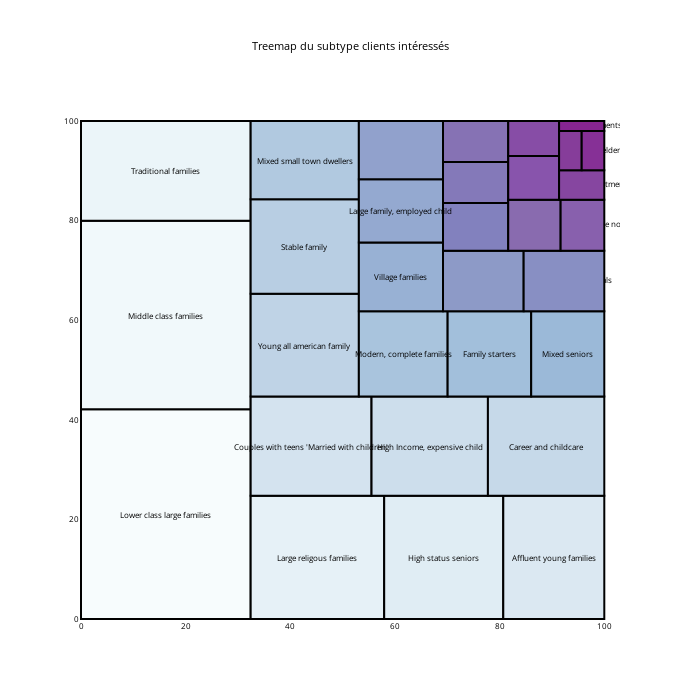

Here is the notebook cell this chart was saved with:
### Code cell
freq = pd.DataFrame(yes['Customer Subtype'].value_counts().reset_index())
freq.columns = ['name', 'freq']

x = 0.
y = 0.
width = 100.
height = 100.

values = freq.freq

normed = squarify.normalize_sizes(values, width, height)
rects = squarify.squarify(normed, x, y, width, height)

bupu = cl.scales['9']['seq']['BuPu']
bupu = cl.interp( bupu, 38 )
cl.to_rgb( bupu )

shapes = []
annotations = []
counter = 0
i = 0
for r in rects:
    shapes.append( 
        dict(
            type = 'rect', 
            x0 = r['x'], 
            y0 = r['y'], 
            x1 = r['x']+r['dx'], 
            y1 = r['y']+r['dy'],
            line = dict( width = 2 ),
            fillcolor = bupu[i]
        ) 
    )
    if (i < 17):
        label = freq.name[i]
    else :
        label = ""
    annotations.append(
        dict(
            x = r['x']+(r['dx']/2),
            y = r['y']+(r['dy']/2),
            text = label,
            align='center',
            showarrow = False
        )
    )
    i = i+1

# For hover text
trace0 = go.Scatter(
    x = [ r['x']+(r['dx']/2) for r in rects ], 
    y = [ r['y']+(r['dy']/2) for r in rects ],
    text = freq.name, 
    mode = 'text',
)
        
layout = dict(
    height=700, 
    width=700,
    xaxis=dict(showgrid=False,zeroline=False),
    yaxis=dict(showgrid=False,zeroline=False),
    shapes=shapes,
    annotations=annotations,
    hovermode='closest',
    title = 'Treemap du subtype clients intéressés',
    font=dict(size=8, color='#000000')
)

# With hovertext
figure = dict(data=[trace0], layout=layout)

iplot(figure)

### Figure 1 — Plotly figure (JSON) as saved in the notebook; plotly's stock layout.template omitted (floating-point values rounded to 4 significant figures)
{"data": [{"mode": "text", "text": ["Lower class large families", "Middle class families", "Traditional families", "Large religous families", "High status seniors", "Affluent young families", "Couples with teens 'Married with children'", "High Income, expensive child", "Career and childcare", "Young all american family", "Stable family", "Mixed small town dwellers", "Modern, complete families", "Family starters", "Mixed seniors", "Village families", "Large family, employed child", "Low income catholics", "Mixed rurals", "Very Important Provincials", "Porchless seniors: no front yard", "Young seniors in the city", "Mixed apartment dwellers", "Young, low educated ", "Dinki's (double income no kids)", "Religious elderly singles", "Young and rising", "Affluent senior apartments", "Etnically diverse", "Own home elderly", "Seniors in apartments"], "type": "scatter", "x": [16.21, 16.21, 16.21, 45.18, 69.31, 90.35, 43.97, 66.64, 88.88, 42.76, 42.76, 42.76, 61.58, 78.05, 93.01, 61.14, 61.14, 61.14, 76.88, 92.29, 75.41, 75.41, 75.41, 86.65, 95.83, 86.5, 86.5, 95.68, 93.52, 97.84, 95.68], "y": [21.05, 61.05, 90, 12.37, 12.37, 12.37, 34.72, 34.72, 34.72, 55.01, 74.82, 92.16, 53.25, 53.25, 53.25, 68.69, 81.96, 94.16, 67.89, 67.89, 78.77, 87.67, 95.89, 79.09, 79.09, 88.59, 96.49, 87.16, 94.08, 94.08, 99.01]}], "layout": {"annotations": [{"align": "center", "showarrow": false, "text": "Lower class large families", "x": 16.21, "y": 21.05}, {"align": "center", "showarrow": false, "text": "Middle class families", "x": 16.21, "y": 61.05}, {"align": "center", "showarrow": false, "text": "Traditional families", "x": 16.21, "y": 90}, {"align": "center", "showarrow": false, "text": "Large religous families", "x": 45.18, "y": 12.37}, {"align": "center", "showarrow": false, "text": "High status seniors", "x": 69.31, "y": 12.37}, {"align": "center", "showarrow": false, "text": "Affluent young families", "x": 90.35, "y": 12.37}, {"align": "center", "showarrow": false, "text": "Couples with teens 'Married with children'", "x": 43.97, "y": 34.72}, {"align": "center", "showarrow": false, "text": "High Income, expensive child", "x": 66.64, "y": 34.72}, {"align": "center", "showarrow": false, "text": "Career and childcare", "x": 88.88, "y": 34.72}, {"align": "center", "showarrow": false, "text": "Young all american family", "x": 42.76, "y": 55.01}, {"align": "center", "showarrow": false, "text": "Stable family", "x": 42.76, "y": 74.82}, {"align": "center", "showarrow": false, "text": "Mixed small town dwellers", "x": 42.76, "y": 92.16}, {"align": "center", "showarrow": false, "text": "Modern, complete families", "x": 61.58, "y": 53.25}, {"align": "center", "showarrow": false, "text": "Family starters", "x": 78.05, "y": 53.25}, {"align": "center", "showarrow": false, "text": "Mixed seniors", "x": 93.01, "y": 53.25}, {"align": "center", "showarrow": false, "text": "Village families", "x": 61.14, "y": 68.69}, {"align": "center", "showarrow": false, "text": "Large family, employed child", "x": 61.14, "y": 81.96}, {"align": "center", "showarrow": false, "text": "", "x": 61.14, "y": 94.16}, {"align": "center", "showarrow": false, "text": "", "x": 76.88, "y": 67.89}, {"align": "center", "showarrow": false, "text": "", "x": 92.29, "y": 67.89}, {"align": "center", "showarrow": false, "text": "", "x": 75.41, "y": 78.77}, {"align": "center", "showarrow": false, "text": "", "x": 75.41, "y": 87.67}, {"align": "center", "showarrow": false, "text": "", "x": 75.41, "y": 95.89}, {"align": "center", "showarrow": false, "text": "", "x": 86.65, "y": 79.09}, {"align": "center", "showarrow": false, "text": "", "x": 95.83, "y": 79.09}, {"align": "center", "showarrow": false, "text": "", "x": 86.5, "y": 88.59}, {"align": "center", "showarrow": false, "text": "", "x": 86.5, "y": 96.49}, {"align": "center", "showarrow": false, "text": "", "x": 95.68, "y": 87.16}, {"align": "center", "showarrow": false, "text": "", "x": 93.52, "y": 94.08}, {"align": "center", "showarrow": false, "text": "", "x": 97.84, "y": 94.08}, {"align": "center", "showarrow": false, "text": "", "x": 95.68, "y": 99.01}], "font": {"color": "#000000", "size": 8}, "height": 700, "hovermode": "closest", "shapes": [{"fillcolor": "hsl(190.0, 60.0%, 98.0%)", "line": {"width": 2}, "type": "rect", "x0": 0, "x1": 32.42, "y0": 0, "y1": 42.11}, {"fillcolor": "hsl(193.02702702702703, 57.189189189189186%, 96.48648648648648%)", "line": {"width": 2}, "type": "rect", "x0": 0, "x1": 32.42, "y0": 42.11, "y1": 80}, {"fillcolor": "hsl(196.05405405405406, 54.37837837837838%, 94.97297297297297%)", "line": {"width": 2}, "type": "rect", "x0": 0, "x1": 32.42, "y0": 80, "y1": 100}, {"fillcolor": "hsl(199.0810810810811, 51.567567567567565%, 93.45945945945945%)", "line": {"width": 2}, "type": "rect", "x0": 32.42, "x1": 57.94, "y0": 0, "y1": 24.75}, {"fillcolor": "hsl(202.1081081081081, 48.75675675675676%, 91.94594594594595%)", "line": {"width": 2}, "type": "rect", "x0": 57.94, "x1": 80.69, "y0": 0, "y1": 24.75}, {"fillcolor": "hsl(204.40540540540542, 46.67567567567568%, 90.27027027027027%)", "line": {"width": 2}, "type": "rect", "x0": 80.69, "x1": 100.0, "y0": 0, "y1": 24.75}, {"fillcolor": "hsl(205.48648648648648, 45.81081081081081%, 88.32432432432432%)", "line": {"width": 2}, "type": "rect", "x0": 32.42, "x1": 55.52, "y0": 24.75, "y1": 44.7}, {"fillcolor": "hsl(206.56756756756758, 44.945945945945944%, 86.37837837837837%)", "line": {"width": 2}, "type": "rect", "x0": 55.52, "x1": 77.76, "y0": 24.75, "y1": 44.7}, {"fillcolor": "hsl(207.64864864864865, 44.08108108108108%, 84.43243243243244%)", "line": {"width": 2}, "type": "rect", "x0": 77.76, "x1": 100.0, "y0": 24.75, "y1": 44.7}, {"fillcolor": "hsl(208.72972972972974, 43.21621621621622%, 82.48648648648648%)", "line": {"width": 2}, "type": "rect", "x0": 32.42, "x1": 53.1, "y0": 44.7, "y1": 65.33}, {"fillcolor": "hsl(209.16216216216216, 43.16216216216216%, 80.54054054054053%)", "line": {"width": 2}, "type": "rect", "x0": 32.42, "x1": 53.1, "y0": 65.33, "y1": 84.32}, {"fillcolor": "hsl(209.3783783783784, 43.37837837837838%, 78.5945945945946%)", "line": {"width": 2}, "type": "rect", "x0": 32.42, "x1": 53.1, "y0": 84.32, "y1": 100}, {"fillcolor": "hsl(209.59459459459458, 43.5945945945946%, 76.64864864864865%)", "line": {"width": 2}, "type": "rect", "x0": 53.1, "x1": 70.06, "y0": 44.7, "y1": 61.8}, {"fillcolor": "hsl(209.8108108108108, 43.810810810810814%, 74.70270270270271%)", "line": {"width": 2}, "type": "rect", "x0": 70.06, "x1": 86.03, "y0": 44.7, "y1": 61.8}, {"fillcolor": "hsl(210.51351351351352, 43.7027027027027%, 72.8108108108108%)", "line": {"width": 2}, "type": "rect", "x0": 86.03, "x1": 100.0, "y0": 44.7, "y1": 61.8}, {"fillcolor": "hsl(214.6216216216216, 41.32432432432432%, 71.29729729729729%)", "line": {"width": 2}, "type": "rect", "x0": 53.1, "x1": 69.18, "y0": 61.8, "y1": 75.59}, {"fillcolor": "hsl(218.72972972972974, 38.945945945945944%, 69.78378378378378%)", "line": {"width": 2}, "type": "rect", "x0": 53.1, "x1": 69.18, "y0": 75.59, "y1": 88.33}, {"fillcolor": "hsl(222.83783783783784, 36.567567567567565%, 68.27027027027027%)", "line": {"width": 2}, "type": "rect", "x0": 53.1, "x1": 69.18, "y0": 88.33, "y1": 100}, {"fillcolor": "hsl(226.94594594594594, 34.189189189189186%, 66.75675675675676%)", "line": {"width": 2}, "type": "rect", "x0": 69.18, "x1": 84.59, "y0": 61.8, "y1": 73.98}, {"fillcolor": "hsl(233.2162162162162, 32.67567567567568%, 64.8108108108108%)", "line": {"width": 2}, "type": "rect", "x0": 84.59, "x1": 100.0, "y0": 61.8, "y1": 73.98}, {"fillcolor": "hsl(241.64864864864865, 32.027027027027025%, 62.43243243243243%)", "line": {"width": 2}, "type": "rect", "x0": 69.18, "x1": 81.64, "y0": 73.98, "y1": 83.56}, {"fillcolor": "hsl(250.08108108108107, 31.37837837837838%, 60.054054054054056%)", "line": {"width": 2}, "type": "rect", "x0": 69.18, "x1": 81.64, "y0": 83.56, "y1": 91.78}, {"fillcolor": "hsl(258.51351351351354, 30.72972972972973%, 57.67567567567568%)", "line": {"width": 2}, "type": "rect", "x0": 69.18, "x1": 81.64, "y0": 91.78, "y1": 100.0}, {"fillcolor": "hsl(266.94594594594594, 30.08108108108108%, 55.2972972972973%)", "line": {"width": 2}, "type": "rect", "x0": 81.64, "x1": 91.65, "y0": 73.98, "y1": 84.2}, {"fillcolor": "hsl(271.4054054054054, 32.08108108108108%, 52.729729729729726%)", "line": {"width": 2}, "type": "rect", "x0": 91.65, "x1": 100.0, "y0": 73.98, "y1": 84.2}, {"fillcolor": "hsl(275.2972972972973, 34.45945945945946%, 50.13513513513514%)", "line": {"width": 2}, "type": "rect", "x0": 81.64, "x1": 91.36, "y0": 84.2, "y1": 92.98}, {"fillcolor": "hsl(279.1891891891892, 36.83783783783784%, 47.54054054054053%)", "line": {"width": 2}, "type": "rect", "x0": 81.64, "x1": 91.36, "y0": 92.98, "y1": 100}, {"fillcolor": "hsl(283.0810810810811, 39.21621621621621%, 44.94594594594595%)", "line": {"width": 2}, "type": "rect", "x0": 91.36, "x1": 100.0, "y0": 84.2, "y1": 90.13}, {"fillcolor": "hsl(286.8648648648649, 43.05405405405406%, 42.189189189189186%)", "line": {"width": 2}, "type": "rect", "x0": 91.36, "x1": 95.68, "y0": 90.13, "y1": 98.03}, {"fillcolor": "hsl(290.3243243243243, 51.27027027027027%, 38.94594594594595%)", "line": {"width": 2}, "type": "rect", "x0": 95.68, "x1": 100.0, "y0": 90.13, "y1": 98.03}, {"fillcolor": "hsl(293.7837837837838, 59.4864864864865%, 35.702702702702695%)", "line": {"width": 2}, "type": "rect", "x0": 91.36, "x1": 100.0, "y0": 98.03, "y1": 100.0}], "title": "Treemap du subtype clients intéressés", "width": 700, "xaxis": {"showgrid": false, "zeroline": false}, "yaxis": {"showgrid": false, "zeroline": false}}}
